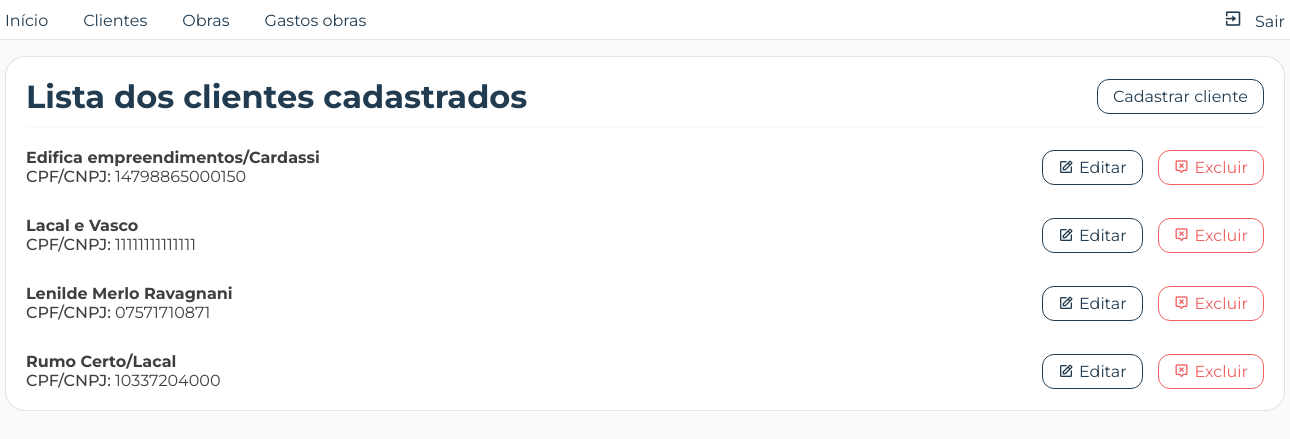
The app's page /pages/front/listas/lista_clientes.php (signed in) with its own data.
### tables this page shows
CREATE TABLE `clientes` (
  `cpf_cnpj` varchar(20) NOT NULL,
  `nome` varchar(50) NOT NULL,
  `tipo_cliente` char(2) DEFAULT NULL
);

### pages/back/utils.php (called while the page is built, shortened)
<?php
   function selecionaTodos($conn, $tabela, $coluna){
      try {
         $query = $conn->prepare("SELECT * FROM $tabela ORDER BY $coluna ASC");
         $query->execute();
         if($query) {
            $dados = $query->fetchAll(PDO::FETCH_ASSOC);
            return $dados;
         }
      } catch (PDOException $erro) {
         echo "Não foi possível recuperar os dados";
         exit();
      }
   }
?>

### pages/back/listas/lista_clientesdb.php (called while the page is built)
<?php
   require_once(__DIR__."/../../conexao/connection.php");
   require_once(__DIR__."/../utils.php");
   try {
      $clientes = selecionaTodos(
         $conn,
         'clientes',
         'nome'
      );
      if($clientes) {
         return $clientes;
      }
   } catch (PDOException $erro) {
      echo "Não foi possível recuperar os clientes cadastrados";
      exit();
   }
?>

### pages/front/listas/lista_clientes.php (the view, shortened to what this page needs)
<?php
   require_once(__DIR__."/../../back/listas/lista_clientesdb.php");
?>
<!DOCTYPE html>
<html lang="pt-br">
<head>
      <link rel="stylesheet" href="<?= BASE_URL; ?>css/reset.css">
      <link rel="stylesheet" href="<?= BASE_URL; ?>css/style.css">
      <link rel="stylesheet" href="<?= BASE_URL; ?>css/listas.css">
</head>
<body>
      <?php require_once(__DIR__."/../menu.php"); ?>
      <div class="container container_lista">
         <div class="row rowTitulo">
            <h1>Lista dos clientes cadastrados</h1>
            <nav>
               <a href="<?= BASE_URL; ?>pages/front/cadastros/cadastrar_clientes.php" class="btn nav">Cadastrar cliente</a>
            </nav>
         </div>
         <div class="row lista">
            <?php
               foreach($clientes as $linha) {
            ?>
               <div class="card">
                  <div class="particao_info">
                     <h3 class="titulo_card_lista"><?= $linha['nome']; ?></h3>
                     <p class="texto_card_lista cpf_cnpj_cliente">
                        <span class="bold">CPF/CNPJ:</span> <?= $linha['cpf_cnpj']; ?>
                     </p>
                  </div>
                  <div class="particao_btns_acao">
                     <a href="<?= BASE_URL; ?>pages/front/edits/editar_cliente.php?cpfCnpj=<?= $linha['cpf_cnpj']; ?>" class="btn editar">
                        <i class='bx bx-edit'></i>
                        Editar
                     </a>
                     <a
                        href="<?= BASE_URL; ?>pages/back/excluir/excluir_clientedb.php?cpfCnpj=<?= $linha['cpf_cnpj']; ?>"
                        class="btn excluir"
                        onclick="confirmarExclusao(event, '<?= $linha['nome']; ?>')">
                        <i class='bx bx-message-alt-x'></i>
                        Excluir
                     </a>
                  </div>
               </div>
            <?php
               }
            ?>
         </div>
      </div>
</body>
</html>

### css/style.css (style rules this page uses)
body { width: 100%; height: 100vh; padding-top: 7vh; background-color: var(--gelo); }
.container { width: 1280px; margin: 0 auto; }
.row { width: 100%; }
a.btn { width: fit-content; height: 35px; border-radius: 12px; display: block; padding: 0 15px; place-content: center; text-decoration: none; display: flex; gap: 5px; align-items: center; color: var(--gelo); font-size: 1rem; transition: all var(--trans02) ease; }
.bold { font-weight: 500; }

### css/variaveis.css (style rules this page uses)
:root { --cor-texto: rgba(26, 26, 26, 0.84); --cinza: rgba(26, 26, 26, 0.7); --cinza-claro: rgba(37, 37, 37, 0.438); --borda-card: rgba(37, 37, 37, 0.130); --realce: #213C51; --realce02: #173044; --gelo: #fafafa; --branco: #fff; --vermelho: #f16060; --vermelho02: #cc4545; --verde: #75B06F; --trans02: .2s; --trans04: .4s; }

### records on screen
clientes: nome "Edifica empreendimentos/Cardassi", cpf_cnpj "14798865000150"
clientes: nome "Lacal e Vasco", cpf_cnpj "11111111111111"
clientes: nome "Lenilde Merlo Ravagnani", cpf_cnpj "07571710871"
clientes: nome "Rumo Certo/Lacal", cpf_cnpj "10337204000"
